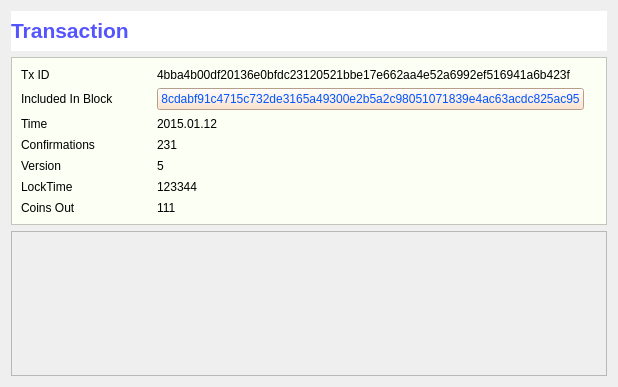
<?xml version="1.0" encoding="UTF-8"?>
<ui version="4.0">
 <class>ExplorerTransaction</class>
 <widget class="QWidget" name="ExplorerTransaction">
  <property name="geometry">
   <rect>
    <x>0</x>
    <y>0</y>
    <width>618</width>
    <height>387</height>
   </rect>
  </property>
  <property name="windowTitle">
   <string>Form</string>
  </property>
  <layout class="QVBoxLayout" name="verticalLayout_2">
   <item>
    <widget class="QLabel" name="label">
     <property name="sizePolicy">
      <sizepolicy hsizetype="Preferred" vsizetype="Fixed">
       <horstretch>0</horstretch>
       <verstretch>0</verstretch>
      </sizepolicy>
     </property>
     <property name="minimumSize">
      <size>
       <width>0</width>
       <height>40</height>
      </size>
     </property>
     <property name="styleSheet">
      <string notr="true">background-color: rgb(255, 255, 255);
color: rgb(0, 85, 255);
font: 75 16pt &quot;宋体&quot;;</string>
     </property>
     <property name="text">
      <string>&lt;html&gt;&lt;head/&gt;&lt;body&gt;&lt;p&gt;&lt;span style=&quot; font-size:16pt; font-weight:600; color:#5555ff;&quot;&gt;Transaction&lt;/span&gt;&lt;/p&gt;&lt;/body&gt;&lt;/html&gt;</string>
     </property>
    </widget>
   </item>
   <item>
    <widget class="QFrame" name="frame">
     <property name="sizePolicy">
      <sizepolicy hsizetype="Preferred" vsizetype="Fixed">
       <horstretch>0</horstretch>
       <verstretch>0</verstretch>
      </sizepolicy>
     </property>
     <property name="styleSheet">
      <string notr="true">background-color: rgb(251, 255, 244);</string>
     </property>
     <property name="frameShape">
      <enum>QFrame::StyledPanel</enum>
     </property>
     <property name="frameShadow">
      <enum>QFrame::Raised</enum>
     </property>
     <layout class="QVBoxLayout" name="verticalLayout">
      <item>
       <layout class="QFormLayout" name="formLayout">
        <item row="0" column="0">
         <widget class="QLabel" name="label_2">
          <property name="sizePolicy">
           <sizepolicy hsizetype="Fixed" vsizetype="Preferred">
            <horstretch>0</horstretch>
            <verstretch>0</verstretch>
           </sizepolicy>
          </property>
          <property name="minimumSize">
           <size>
            <width>0</width>
            <height>15</height>
           </size>
          </property>
          <property name="maximumSize">
           <size>
            <width>110</width>
            <height>16777215</height>
           </size>
          </property>
          <property name="text">
           <string>Tx ID</string>
          </property>
         </widget>
        </item>
        <item row="0" column="1">
         <widget class="QLabel" name="label_hash">
          <property name="text">
           <string>4bba4b00df20136e0bfdc23120521bbe17e662aa4e52a6992ef516941a6b423f</string>
          </property>
         </widget>
        </item>
        <item row="1" column="0">
         <widget class="QLabel" name="label_3">
          <property name="sizePolicy">
           <sizepolicy hsizetype="Fixed" vsizetype="Preferred">
            <horstretch>0</horstretch>
            <verstretch>0</verstretch>
           </sizepolicy>
          </property>
          <property name="minimumSize">
           <size>
            <width>130</width>
            <height>15</height>
           </size>
          </property>
          <property name="text">
           <string>Included In Block</string>
          </property>
         </widget>
        </item>
        <item row="1" column="1">
         <layout class="QHBoxLayout" name="horizontalLayout">
          <item>
           <widget class="QPushButton" name="pb_includeInBlock">
            <property name="styleSheet">
             <string notr="true">color: rgb(0, 85, 255);
background-color: rgb(255, 222, 193);</string>
            </property>
            <property name="text">
             <string>8cdabf91c4715c732de3165a49300e2b5a2c98051071839e4ac63acdc825ac95</string>
            </property>
           </widget>
          </item>
          <item>
           <spacer name="horizontalSpacer">
            <property name="orientation">
             <enum>Qt::Horizontal</enum>
            </property>
            <property name="sizeHint" stdset="0">
             <size>
              <width>40</width>
              <height>20</height>
             </size>
            </property>
           </spacer>
          </item>
         </layout>
        </item>
        <item row="2" column="0">
         <widget class="QLabel" name="label_6">
          <property name="minimumSize">
           <size>
            <width>0</width>
            <height>15</height>
           </size>
          </property>
          <property name="text">
           <string>Time</string>
          </property>
         </widget>
        </item>
        <item row="2" column="1">
         <widget class="QLabel" name="label_block_time">
          <property name="text">
           <string>2015.01.12</string>
          </property>
         </widget>
        </item>
        <item row="3" column="0">
         <widget class="QLabel" name="label_7">
          <property name="minimumSize">
           <size>
            <width>0</width>
            <height>15</height>
           </size>
          </property>
          <property name="text">
           <string>Confirmations</string>
          </property>
         </widget>
        </item>
        <item row="3" column="1">
         <widget class="QLabel" name="label_confirmations">
          <property name="text">
           <string>231</string>
          </property>
         </widget>
        </item>
        <item row="4" column="0">
         <widget class="QLabel" name="label_8">
          <property name="minimumSize">
           <size>
            <width>0</width>
            <height>15</height>
           </size>
          </property>
          <property name="text">
           <string>Version</string>
          </property>
         </widget>
        </item>
        <item row="4" column="1">
         <widget class="QLabel" name="label_version">
          <property name="text">
           <string>5</string>
          </property>
         </widget>
        </item>
        <item row="5" column="0">
         <widget class="QLabel" name="label_9">
          <property name="minimumSize">
           <size>
            <width>0</width>
            <height>15</height>
           </size>
          </property>
          <property name="text">
           <string>LockTime</string>
          </property>
         </widget>
        </item>
        <item row="5" column="1">
         <widget class="QLabel" name="label_locktime">
          <property name="text">
           <string>123344</string>
          </property>
         </widget>
        </item>
        <item row="6" column="0">
         <widget class="QLabel" name="label_10">
          <property name="minimumSize">
           <size>
            <width>0</width>
            <height>15</height>
           </size>
          </property>
          <property name="text">
           <string>Coins Out</string>
          </property>
         </widget>
        </item>
        <item row="6" column="1">
         <widget class="QLabel" name="label_coinsout">
          <property name="text">
           <string>111</string>
          </property>
         </widget>
        </item>
       </layout>
      </item>
     </layout>
    </widget>
   </item>
   <item>
    <widget class="QScrollArea" name="scrollArea">
     <property name="widgetResizable">
      <bool>true</bool>
     </property>
     <widget class="QWidget" name="scrollAreaWidgetContents">
      <property name="geometry">
       <rect>
        <x>0</x>
        <y>0</y>
        <width>598</width>
        <height>142</height>
       </rect>
      </property>
      <layout class="QVBoxLayout" name="verticalLayout_3">
       <property name="leftMargin">
        <number>0</number>
       </property>
       <property name="topMargin">
        <number>0</number>
       </property>
       <property name="rightMargin">
        <number>0</number>
       </property>
       <property name="bottomMargin">
        <number>0</number>
       </property>
       <item>
        <layout class="QVBoxLayout" name="entries">
         <property name="spacing">
          <number>6</number>
         </property>
        </layout>
       </item>
       <item>
        <spacer name="verticalSpacer">
         <property name="orientation">
          <enum>Qt::Vertical</enum>
         </property>
         <property name="sizeHint" stdset="0">
          <size>
           <width>20</width>
           <height>40</height>
          </size>
         </property>
        </spacer>
       </item>
      </layout>
     </widget>
    </widget>
   </item>
  </layout>
 </widget>
 <resources/>
 <connections/>
</ui>
